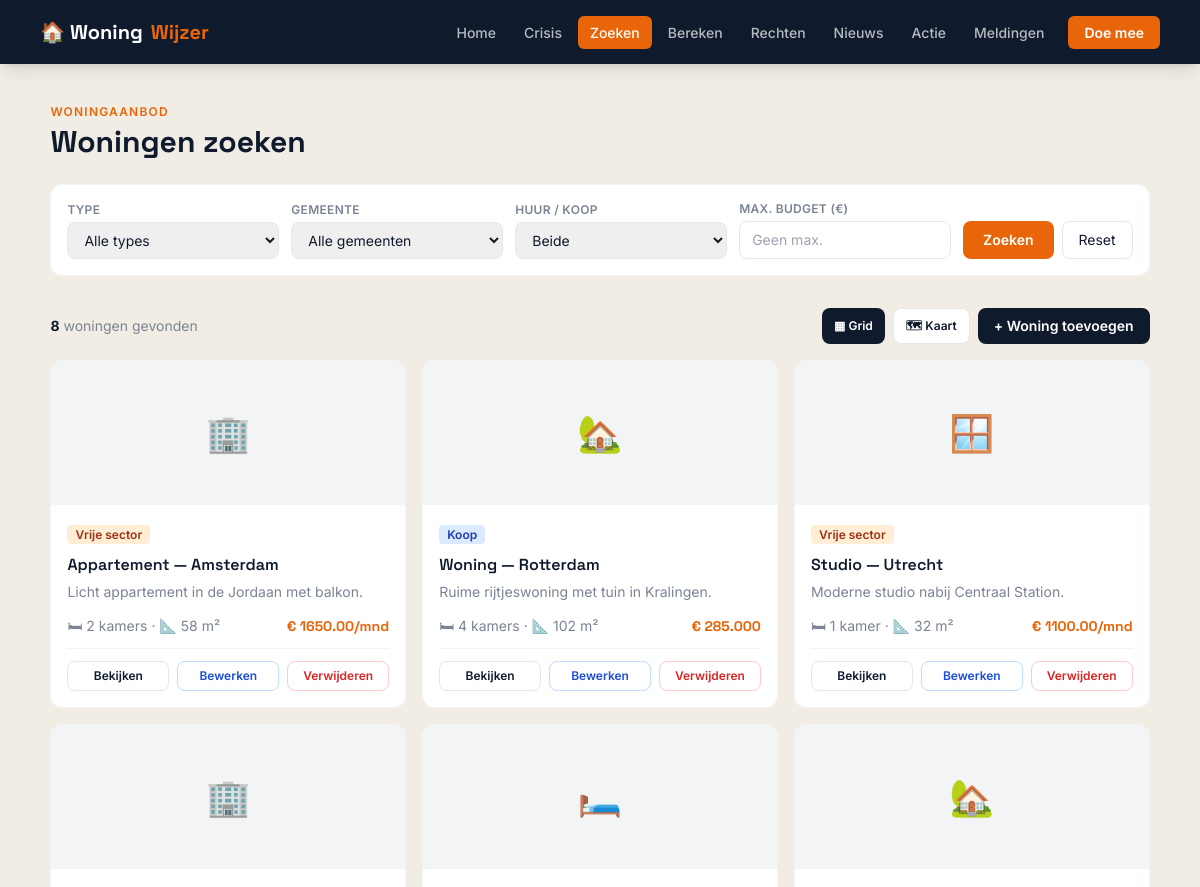
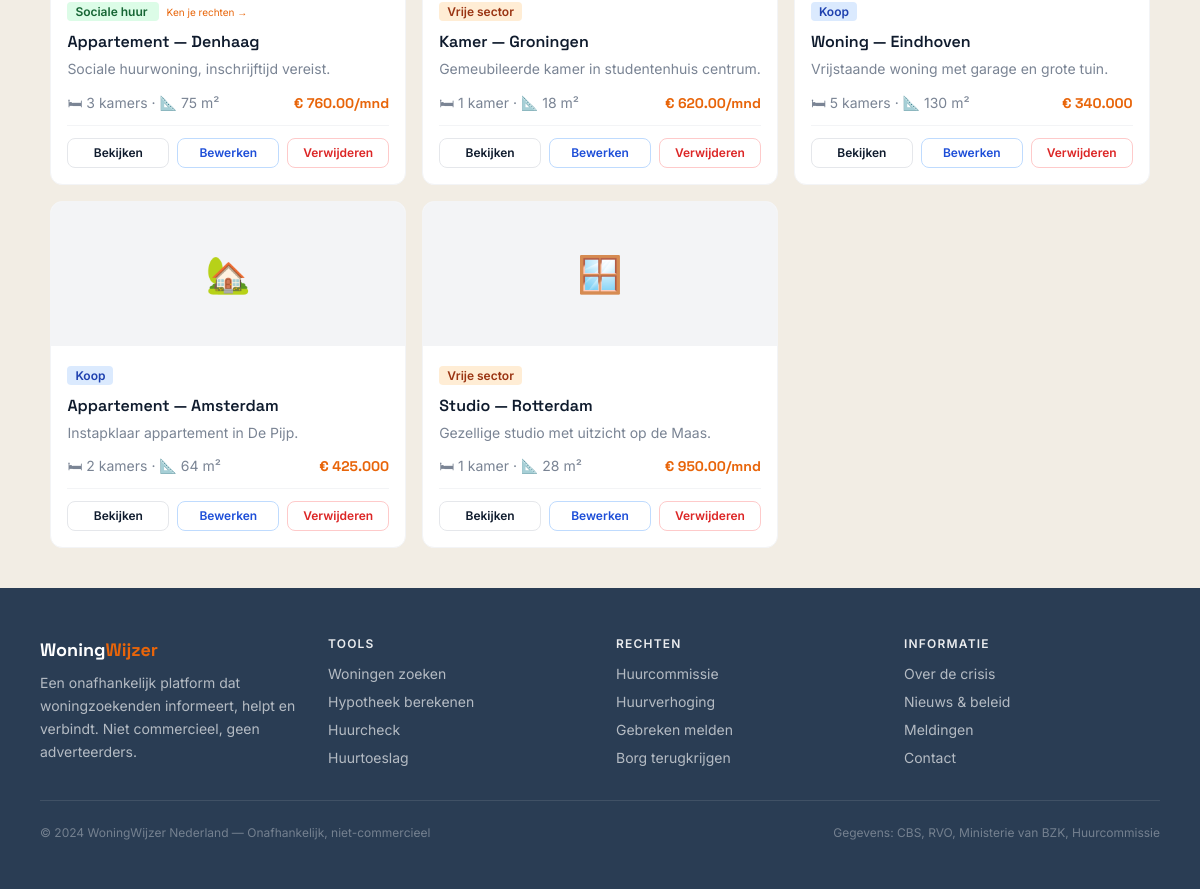
Page /woningwijzer/pages/zoeken.php on the committed database (2 pictures, top to bottom).
### tables this page shows
CREATE TABLE IF NOT EXISTS woningen (
    id INT AUTO_INCREMENT PRIMARY KEY,
    type VARCHAR(50) NOT NULL,
    stad VARCHAR(50) NOT NULL,
    categorie VARCHAR(20) NOT NULL,
    prijs DECIMAL(10,2) NOT NULL,
    kamers INT NOT NULL,
    oppervlak INT NOT NULL,
    omschrijving TEXT,
    lat DECIMAL(10,7),
    lng DECIMAL(10,7),
    aangemaakt_op DATETIME DEFAULT CURRENT_TIMESTAMP
);

### woningwijzer/pages/zoeken.php (the view, shortened to what this page needs)
<?php
require_once __DIR__ . '/../includes/header.php';
$filterBudget = !empty($_GET['budget']) ? (int) $_GET['budget'] : 0;
$db = getDb();
$sql = "SELECT * FROM woningen WHERE 1=1";
$params = [];
$sql .= " ORDER BY aangemaakt_op DESC";
$stmt = $db->prepare($sql);
$stmt->execute($params);
$woningen = $stmt->fetchAll();
?>
<div class="max-w-6xl mx-auto px-4 py-10">
    <p class="text-xs font-semibold uppercase tracking-widest text-oranje mb-1">Woningaanbod</p>
    <h1 class="font-display text-3xl font-bold mb-6">Woningen zoeken</h1>
    <form method="GET" action="zoeken.php"
          class="bg-white rounded-xl border border-gray-100 p-4 mb-8 flex flex-col sm:flex-row flex-wrap gap-3 items-end">
        <div class="flex flex-col gap-1 w-full sm:flex-1 sm:min-w-[130px]">
            <label class="text-xs font-semibold uppercase tracking-wide text-gedempt">Type</label>
            <select name="type" class="border border-gray-200 rounded-lg px-3 py-2 text-sm text-ink">
                <option value="">Alle types</option>
            </select>
        </div>
        <div class="flex flex-col gap-1 w-full sm:flex-1 sm:min-w-[130px]">
            <label class="text-xs font-semibold uppercase tracking-wide text-gedempt">Gemeente</label>
            <select name="stad" class="border border-gray-200 rounded-lg px-3 py-2 text-sm text-ink">
                <option value="">Alle gemeenten</option>
            </select>
        </div>
        <div class="flex flex-col gap-1 w-full sm:flex-1 sm:min-w-[130px]">
            <label class="text-xs font-semibold uppercase tracking-wide text-gedempt">Huur / Koop</label>
            <select name="categorie" class="border border-gray-200 rounded-lg px-3 py-2 text-sm text-ink">
                <option value="">Beide</option>
            </select>
        </div>
        <div class="flex flex-col gap-1 w-full sm:flex-1 sm:min-w-[130px]">
            <label class="text-xs font-semibold uppercase tracking-wide text-gedempt">Max. budget (€)</label>
            <input type="number" name="budget" value="<?= htmlspecialchars($filterBudget ?: '') ?>"
                   placeholder="Geen max."
                   class="border border-gray-200 rounded-lg px-3 py-2 text-sm text-ink">
        </div>
        <div class="flex gap-2 w-full sm:w-auto">
            <button type="submit"
                    class="flex-1 sm:flex-none bg-oranje hover:bg-orange-700 text-white px-5 py-2 rounded-lg text-sm font-semibold transition-colors">
                Zoeken
            </button>
            <a href="zoeken.php"
               class="flex-1 sm:flex-none border border-gray-200 hover:bg-gray-50 text-ink px-4 py-2 rounded-lg text-sm transition-colors text-center">
                Reset
            </a>
        </div>
    </form>
    <div class="flex items-center justify-between mb-4">
        <p class="text-sm text-gedempt">
            <strong class="text-ink"><?= count($woningen) ?></strong> woningen gevonden
        </p>
        <?php if (!empty($woningen)): ?>
        <div class="flex gap-2">
            <button onclick="wisselWeergave('grid')" id="btn-grid"
                    class="bg-ink text-white px-3 py-1.5 rounded-lg text-xs font-semibold transition-colors">
                ▦ Grid
            </button>
            <button onclick="wisselWeergave('kaart')" id="btn-kaart"
                    class="bg-white border border-gray-200 text-ink px-3 py-1.5 rounded-lg text-xs font-semibold transition-colors hover:bg-gray-50">
                🗺 Kaart
            </button>
            <a href="woning-toevoegen.php"
               class="bg-ink hover:bg-ink2 text-white px-4 py-2 rounded-lg text-sm font-semibold transition-colors">
                + Woning toevoegen
            </a>
        </div>
        <?php endif; ?>
    </div>
    <?php if (empty($woningen)): ?>
        <div class="text-center py-16 text-gedempt">
            <div class="text-5xl mb-4">🏚️</div>
            <p class="text-lg font-semibold text-ink mb-2">Geen woningen gevonden</p>
            <p class="text-sm">Pas de filters aan of verwijder het maximale budget.</p>
        </div>
    <?php else: ?>
        <div id="view-grid" class="grid grid-cols-1 sm:grid-cols-2 lg:grid-cols-3 gap-4">
            <?php foreach ($woningen as $w): ?>
                <div class="bg-white rounded-xl border border-gray-100 overflow-hidden hover:shadow-md transition-shadow">
                    <div class="bg-gray-100 h-36 flex items-center justify-center text-4xl">
                        <?= $w['type'] === 'kamer' ? '🛏️' : ($w['type'] === 'studio' ? '🪟' : ($w['categorie'] === 'koop' ? '🏡' : '🏢')) ?>
                    </div>
                    <div class="p-4">
                        <?php
                        $badgeKleur = match ($w['categorie']) {
                            'sociaal' => 'bg-green-100 text-green-800',
                            'vrij' => 'bg-orange-100 text-orange-800',
                            'koop' => 'bg-blue-100 text-blue-800',
                            default => 'bg-gray-100 text-gray-600',
                        };
                        $catLabel = match ($w['categorie']) {
                            'sociaal' => 'Sociale huur',
                            'vrij' => 'Vrije sector',
                            'koop' => 'Koop',
                            default => $w['categorie'],
                        };
                        ?>
                        <span class="<?= $badgeKleur ?> text-xs font-semibold px-2 py-0.5 rounded">
                            <?= $catLabel ?>
                        </span>
                        <?php if ($w['categorie'] === 'sociaal'): ?>
                            <a href="rechten.php" class="text-[10px] text-oranje hover:underline ml-2">Ken je rechten →</a>
                        <?php endif; ?>
                        <h3 class="font-display font-semibold text-base mt-2 mb-1 text-ink capitalize">
                            <?= htmlspecialchars($w['type']) ?> — <?= ucfirst($w['stad']) ?>
                        </h3>
                        <p class="text-sm text-gedempt mb-3 leading-relaxed">
                            <?= htmlspecialchars($w['omschrijving']) ?>
                        </p>
                        <div class="flex items-center justify-between text-sm">
                            <div class="text-gedempt">
                                🛏 <?= $w['kamers'] ?> kamer<?= $w['kamers'] > 1 ? 's' : '' ?> · 📐 <?= $w['oppervlak'] ?> m²
                            </div>
                            <div class="font-display font-bold text-oranje">
                                <?= $w['categorie'] === 'koop'
                                    ? '€ ' . number_format($w['prijs'], 0, ',', '.')
                                    : '€ ' . $w['prijs'] . '/mnd' ?>
                            </div>
                        </div>
                        <div class="flex gap-2 mt-3 pt-3 border-t border-gray-100">
                            <a href="woning-detail.php?id=<?= $w['id'] ?>"
                               class="flex-1 text-center text-xs font-semibold py-1.5 border border-gray-200 rounded-lg hover:bg-gray-50 transition-colors">
                                Bekijken
                            </a>
                            <a href="woning-bewerken.php?id=<?= $w['id'] ?>"
                               class="flex-1 text-center text-xs font-semibold py-1.5 border border-blue-200 text-blue-700 rounded-lg hover:bg-blue-50 transition-colors">
                                Bewerken
                            </a>
                            <a href="woning-verwijderen.php?id=<?= $w['id'] ?>"
                               class="flex-1 text-center text-xs font-semibold py-1.5 border border-red-200 text-red-600 rounded-lg hover:bg-red-50 transition-colors"
                               onclick="return confirm('Weet je zeker dat je deze woning wilt verwijderen?')">
                                Verwijderen
                            </a>
                        </div>
                    </div>
                </div>
            <?php endforeach; ?>
        </div>
    <?php endif; ?>
</div>
<?php require_once __DIR__ . '/../includes/footer.php'; ?>

### woningwijzer/includes/header.php (shortened to what this page needs)
<?php
$huidigePagina = basename($_SERVER['PHP_SELF'], '.php');
$inPages = strpos($_SERVER['PHP_SELF'], 'woningwijzer/pages/') !== false;
$root = $inPages ? '../../' : '';
$pagesDir = $inPages ? './' : 'woningwijzer/pages/';
?>
<!DOCTYPE html>
<html lang="nl">
<head>
    <script src="https://cdn.tailwindcss.com"></script>
    <link rel="stylesheet" href="https://unpkg.com/leaflet@1.9.4/dist/leaflet.css" />
</head>
<body class="bg-room font-sans text-ink min-h-screen flex flex-col">
<nav class="bg-ink sticky top-0 z-50 shadow-lg">
    <div class="max-w-6xl mx-auto px-4 h-16 flex items-center justify-between gap-4">
        <a href="<?= $root ?>index.php" class="font-display font-bold text-xl text-white flex items-center gap-2 shrink-0">
            🏠 Woning<span class="text-oranje">Wijzer</span>
        </a>
        <ul id="nav-menu" class="hidden md:flex items-center gap-1">
            <?php
            $navItems = [
                'index' => ['label' => 'Home', 'href' => $root . 'index.php'],
                'over-de-crisis' => ['label' => 'Crisis', 'href' => $pagesDir . 'over-de-crisis.php'],
                'zoeken' => ['label' => 'Zoeken', 'href' => $pagesDir . 'zoeken.php'],
                'bereken' => ['label' => 'Bereken', 'href' => $pagesDir . 'bereken.php'],
                'rechten' => ['label' => 'Rechten', 'href' => $pagesDir . 'rechten.php'],
                'nieuws' => ['label' => 'Nieuws', 'href' => $pagesDir . 'nieuws.php'],
                'actie' => ['label' => 'Actie', 'href' => $pagesDir . 'actie.php'],
                'meldingen' => ['label' => 'Meldingen', 'href' => $pagesDir . 'meldingen.php'],
            ];
            foreach ($navItems as $id => $item):
                $actief = ($huidigePagina === $id);
                ?>
                <li>
                    <a href="<?= $item['href'] ?>"
                       class="<?= $actief
                    ? 'bg-oranje text-white'
                    : 'text-white/70 hover:text-white hover:bg-white/10' ?>
                              px-3 py-2 rounded-md text-sm font-medium transition-colors">
                        <?= $item['label'] ?>
                    </a>
                </li>
            <?php endforeach; ?>
            <li class="ml-2">
                <a href="<?= $pagesDir ?>actie.php"
                   class="bg-oranje hover:bg-orange-700 text-white px-4 py-2 rounded-md text-sm font-semibold transition-colors">
                    Doe mee
                </a>
            </li>
        </ul>
    </div>
</nav>

### woningwijzer/includes/footer.php
    <footer class="bg-ink2 text-white/65 mt-auto">
        <div class="max-w-6xl mx-auto px-4 py-12">
            <div class="grid grid-cols-2 md:grid-cols-4 gap-8">
                <div class="col-span-2 md:col-span-1">
                    <div class="font-display font-bold text-lg text-white mb-2">
                        Woning<span class="text-oranje">Wijzer</span>
                    </div>
                    <p class="text-sm leading-relaxed">
                        Een onafhankelijk platform dat woningzoekenden informeert,
                        helpt en verbindt. Niet commercieel, geen adverteerders.
                    </p>
                </div>
                <div>
                    <h5 class="text-xs font-semibold uppercase tracking-widest text-white/90 mb-3">Tools</h5>
                    <ul class="space-y-2 text-sm">
                        <li><a href="<?= $pagesDir ?>zoeken.php"  class="hover:text-white transition-colors">Woningen zoeken</a></li>
                        <li><a href="<?= $pagesDir ?>bereken.php" class="hover:text-white transition-colors">Hypotheek berekenen</a></li>
                        <li><a href="<?= $pagesDir ?>bereken.php" class="hover:text-white transition-colors">Huurcheck</a></li>
                        <li><a href="<?= $pagesDir ?>bereken.php" class="hover:text-white transition-colors">Huurtoeslag</a></li>
                    </ul>
                </div>
                <div>
                    <h5 class="text-xs font-semibold uppercase tracking-widest text-white/90 mb-3">Rechten</h5>
                    <ul class="space-y-2 text-sm">
                        <li><a href="<?= $pagesDir ?>rechten.php" class="hover:text-white transition-colors">Huurcommissie</a></li>
                        <li><a href="<?= $pagesDir ?>rechten.php" class="hover:text-white transition-colors">Huurverhoging</a></li>
                        <li><a href="<?= $pagesDir ?>rechten.php" class="hover:text-white transition-colors">Gebreken melden</a></li>
                        <li><a href="<?= $pagesDir ?>rechten.php" class="hover:text-white transition-colors">Borg terugkrijgen</a></li>
                    </ul>
                </div>
                <div>
                    <h5 class="text-xs font-semibold uppercase tracking-widest text-white/90 mb-3">Informatie</h5>
                    <ul class="space-y-2 text-sm">
                        <li><a href="<?= $pagesDir ?>over-de-crisis.php" class="hover:text-white transition-colors">Over de crisis</a></li>
                        <li><a href="<?= $pagesDir ?>nieuws.php"   class="hover:text-white transition-colors">Nieuws &amp; beleid</a></li>
                        <li><a href="<?= $pagesDir ?>meldingen.php"class="hover:text-white transition-colors">Meldingen</a></li>
                        <li><a href="<?= $pagesDir ?>actie.php"    class="hover:text-white transition-colors">Contact</a></li>
                    </ul>
                </div>
            </div>
            <div class="border-t border-white/10 mt-8 pt-6 flex flex-wrap justify-between gap-3 text-xs text-white/35">
                <span>© 2024 WoningWijzer Nederland — Onafhankelijk, niet-commercieel</span>
                <span>Gegevens: CBS, RVO, Ministerie van BZK, Huurcommissie</span>
            </div>
        </div>
    </footer>
</body>
</html>

### rows in the picture
woningen: categorie "Vrije sector", type "Appartement", stad "Amsterdam", omschrijving "Licht appartement in de Jordaan met balkon.", kamers "2", oppervlak "58", prijs "1650.00"
woningen: categorie "Koop", type "Woning", stad "Rotterdam", omschrijving "Ruime rijtjeswoning met tuin in Kralingen.", kamers "4", oppervlak "102", prijs "285.000"
woningen: categorie "Vrije sector", type "Studio", stad "Utrecht", omschrijving "Moderne studio nabij Centraal Station.", kamers "1", oppervlak "32", prijs "1100.00"
woningen: categorie "Sociale huur", shows "Ken je rechten →", type "Appartement", stad "Denhaag", omschrijving "Sociale huurwoning, inschrijftijd vereist.", kamers "3", oppervlak "75", prijs "760.00"
woningen: categorie "Vrije sector", type "Kamer", stad "Groningen", omschrijving "Gemeubileerde kamer in studentenhuis centrum.", kamers "1", oppervlak "18", prijs "620.00"
woningen: categorie "Koop", type "Woning", stad "Eindhoven", omschrijving "Vrijstaande woning met garage en grote tuin.", kamers "5", oppervlak "130", prijs "340.000"
woningen: categorie "Koop", type "Appartement", stad "Amsterdam", omschrijving "Instapklaar appartement in De Pijp.", kamers "2", oppervlak "64", prijs "425.000"
woningen: categorie "Vrije sector", type "Studio", stad "Rotterdam", omschrijving "Gezellige studio met uitzicht op de Maas.", kamers "1", oppervlak "28", prijs "950.00"

### other values in the picture
$item['label'] "Home"
$item['label'] "Crisis"
$item['label'] "Zoeken"
$item['label'] "Bereken"
$item['label'] "Rechten"
$item['label'] "Nieuws"
$item['label'] "Actie"
$item['label'] "Meldingen"
count($woningen) "8"
